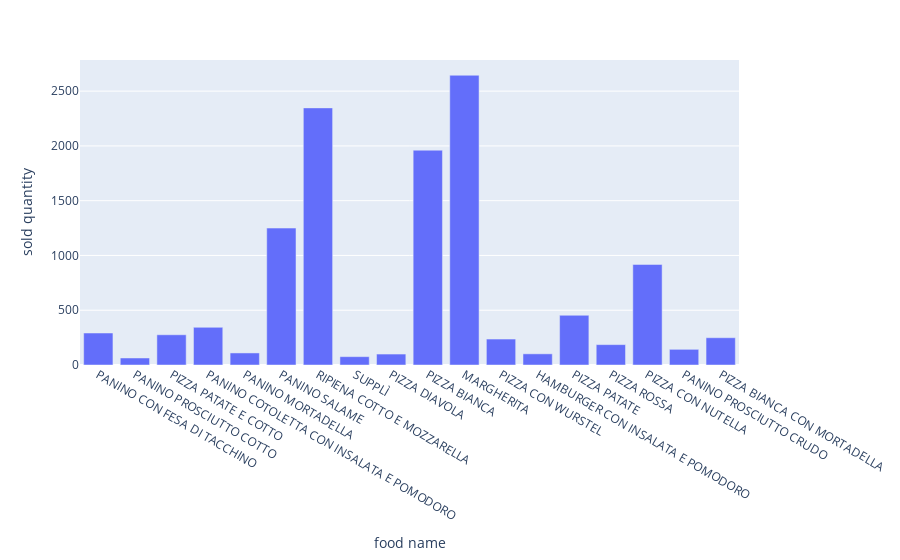

The cell this chart's notebook holds for it:
### Code cell
data_df = pd.DataFrame({'food name': products, 'sold quantity': total_orders_per_product})
fig = px.bar(data_df, x='food name', y='sold quantity')
fig

### Figure 1 — Plotly figure (JSON) as saved in the notebook; plotly's stock layout.template omitted (floating-point values rounded to 4 significant figures)
{"data": [{"alignmentgroup": "True", "hovertemplate": "food name=%{x}<br>sold quantity=%{y}<extra></extra>", "legendgroup": "", "marker": {"color": "#636efa", "pattern": {"shape": ""}}, "name": "", "offsetgroup": "", "orientation": "v", "showlegend": false, "textposition": "auto", "type": "bar", "x": ["PANINO CON FESA DI TACCHINO", "PANINO PROSCIUTTO COTTO", "PIZZA PATATE E COTTO", "PANINO COTOLETTA CON INSALATA E POMODORO", "PANINO MORTADELLA", "PANINO SALAME", "RIPIENA COTTO E MOZZARELLA", "SUPPLÌ", "PIZZA DIAVOLA", "PIZZA BIANCA", "MARGHERITA", "PIZZA CON WURSTEL", "HAMBURGER CON INSALATA E POMODORO", "PIZZA PATATE", "PIZZA ROSSA", "PIZZA CON NUTELLA", "PANINO PROSCIUTTO CRUDO", "PIZZA BIANCA CON MORTADELLA"], "xaxis": "x", "y": [292, 64, 276, 344, 110, 1250, 2347, 76, 100, 1961, 2645, 237, 102, 454, 186, 918, 143, 249], "yaxis": "y"}], "layout": {"barmode": "relative", "legend": {"tracegroupgap": 0}, "margin": {"t": 60}, "xaxis": {"anchor": "y", "domain": [0, 1], "title": {"text": "food name"}}, "yaxis": {"anchor": "x", "domain": [0, 1], "title": {"text": "sold quantity"}}}}
